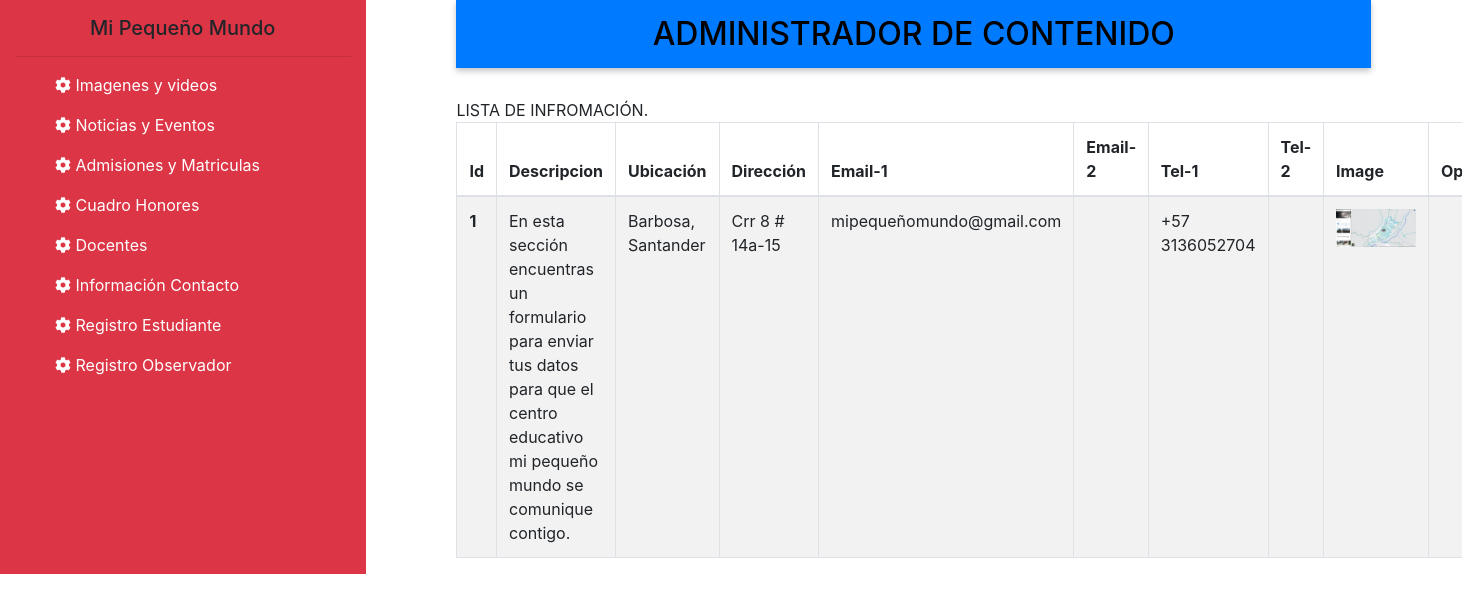
The app's page /form_list_info.php with its own data.
### tables this page shows
CREATE TABLE `informations` (
  `id` int(11) NOT NULL,
  `description` text DEFAULT NULL,
  `location` varchar(100) DEFAULT NULL,
  `address` varchar(100) DEFAULT NULL,
  `email_one` varchar(100) DEFAULT NULL,
  `email_two` varchar(100) DEFAULT NULL,
  `phone_one` varchar(25) DEFAULT NULL,
  `phone_two` varchar(20) DEFAULT NULL,
  `url_image` text DEFAULT NULL,
  `image` varchar(255) DEFAULT NULL
);

### form_list_info.php (the view, shortened to what this page needs)
<?php
    include ("config.php");
    include ("header_forms.php");
    $ret=mysqli_query($con,"SELECT * FROM informations");
    $num=$ret->fetch_assoc();
?>
<body>
    <section class="container-fluid justify-content-between">
        <div class="row ">
            <div class="col-3 bg-danger">
                <?php
                include ("menu_forms.php");
                ?>
            </div>
            <div class="col-8 center-block ">
                <div class="container ">
                    <div class="d-flex justify-content-center bg-primary form-header">
                        <h2 class="d-flex m-0 align-items-center text-center">ADMINISTRADOR DE CONTENIDO</h2>
                    </div>
                    <form class="form group">
                        <div class="row">
                            <div class="col-12">
                                LISTA DE INFROMACIÓN.
                            </div>
                        </div>
                    </form>
                    <div class="row">
                        <div class="col-12">
                            <table class="table table-bordered table-striped">
                                <thead>
                                    <tr>
                                        <th scope="col">Id</th>
                                        <th scope="col">Descripcion</th>
                                        <th scope="col">Ubicación</th>
                                        <th scope="col">Dirección</th>
                                        <th scope="col">Email-1</th>
                                        <th scope="col">Email-2</th>
                                        <th scope="col">Tel-1</th>
                                        <th scope="col">Tel-2</th>
                                        <th scope="col">Image</th>
                                        <th scope="col">Opciones</th>
                                    </tr>
                                </thead>
                                <tbody>
                                    <tr>
                                        <th><?php echo $num['id']; ?></th>
                                        <td><?php echo $num['description']; ?></td>
                                        <td><?php echo $num['location']; ?></td>
                                        <td><?php echo $num['address']; ?></td>
                                        <td><?php echo $num['email_one']; ?></td>
                                        <td><?php echo $num['email_two']; ?></td>
                                        <td><?php echo $num['phone_one']; ?></td>
                                        <td><?php echo $num['phone_two']; ?></td>
                                        <td><a href="<?php echo $num['image']; ?>" class="logo">
                                                <img src="<?php echo $num['image']; ?>"
                                                    alt="<?php echo $num['url_image']; ?>" class="image_form"></a></td>
                                        <td class="text-center">
                                            <a href="form_edit_info.php?id=<?php echo $num['id']; ?>" class="btn">
                                            </a>
                                        </td>
                                    </tr>
                                </tbody>
                            </table>
                        </div>
                    </div>
                </div>
            </div>
    </section>
</body>
</html>

### css/forms.css (style rules this page uses)
a { text-decoration: none ; color: #fff !important; }
.image_form { max-height: 4rem; align-content: space-between; }
.form-header { width: 100%; margin-bottom: 30px !important; padding: 15px; box-shadow: 0px 3px 6px 0px rgba(0, 0, 0, 0.24); color: black !important; }
.center-block { margin-left:auto; margin-right:auto; display:block; }

### header_forms.php (style rules this page uses)
img { max-width: 5rem; height: auto; }

### records on screen
informations: id "1", description "En esta sección encuentras un formulario para enviar tus datos para que el centro educativo mi pequeño mundo se comunique contigo.", location "Barbosa, Santander", address "Crr 8 # 14a-15", email_one "mipequeñomundo@gmail.com", phone_one "+57 3136052704", image (picture)
